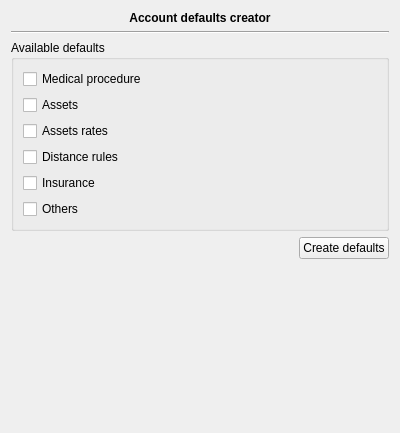
<?xml version="1.0" encoding="UTF-8"?>
<ui version="4.0">
 <class>Account::Internal::AccountDatabaseDefautsWidget</class>
 <widget class="QWidget" name="Account::Internal::AccountDatabaseDefautsWidget">
  <property name="geometry">
   <rect>
    <x>0</x>
    <y>0</y>
    <width>400</width>
    <height>433</height>
   </rect>
  </property>
  <property name="windowTitle">
   <string>Form</string>
  </property>
  <layout class="QGridLayout" name="gridLayout">
   <item row="0" column="0" colspan="2">
    <widget class="QLabel" name="label">
     <property name="sizePolicy">
      <sizepolicy hsizetype="Preferred" vsizetype="Fixed">
       <horstretch>0</horstretch>
       <verstretch>0</verstretch>
      </sizepolicy>
     </property>
     <property name="font">
      <font>
       <weight>75</weight>
       <bold>true</bold>
      </font>
     </property>
     <property name="text">
      <string>Account defaults creator</string>
     </property>
     <property name="alignment">
      <set>Qt::AlignCenter</set>
     </property>
    </widget>
   </item>
   <item row="1" column="0" colspan="2">
    <widget class="Line" name="line">
     <property name="orientation">
      <enum>Qt::Horizontal</enum>
     </property>
    </widget>
   </item>
   <item row="2" column="0" colspan="2">
    <widget class="QGroupBox" name="groupBox">
     <property name="title">
      <string>Available defaults</string>
     </property>
     <layout class="QGridLayout" name="gridLayout_2">
      <item row="0" column="0">
       <widget class="QCheckBox" name="medicalProcedure">
        <property name="text">
         <string>Medical procedure</string>
        </property>
       </widget>
      </item>
      <item row="1" column="0">
       <widget class="QCheckBox" name="assets">
        <property name="text">
         <string>Assets</string>
        </property>
       </widget>
      </item>
      <item row="2" column="0">
       <widget class="QCheckBox" name="assetsRates">
        <property name="text">
         <string>Assets rates</string>
        </property>
       </widget>
      </item>
      <item row="3" column="0">
       <widget class="QCheckBox" name="distance">
        <property name="text">
         <string>Distance rules</string>
        </property>
       </widget>
      </item>
      <item row="4" column="0">
       <widget class="QCheckBox" name="insurance">
        <property name="text">
         <string>Insurance</string>
        </property>
       </widget>
      </item>
      <item row="5" column="0">
       <widget class="QCheckBox" name="others">
        <property name="text">
         <string>Others</string>
        </property>
       </widget>
      </item>
     </layout>
    </widget>
   </item>
   <item row="3" column="0">
    <spacer name="horizontalSpacer">
     <property name="orientation">
      <enum>Qt::Horizontal</enum>
     </property>
     <property name="sizeHint" stdset="0">
      <size>
       <width>233</width>
       <height>20</height>
      </size>
     </property>
    </spacer>
   </item>
   <item row="3" column="1">
    <widget class="QPushButton" name="createButton">
     <property name="text">
      <string>Create defaults</string>
     </property>
    </widget>
   </item>
   <item row="4" column="0">
    <spacer name="verticalSpacer">
     <property name="orientation">
      <enum>Qt::Vertical</enum>
     </property>
     <property name="sizeHint" stdset="0">
      <size>
       <width>20</width>
       <height>40</height>
      </size>
     </property>
    </spacer>
   </item>
  </layout>
 </widget>
 <resources/>
 <connections/>
</ui>
